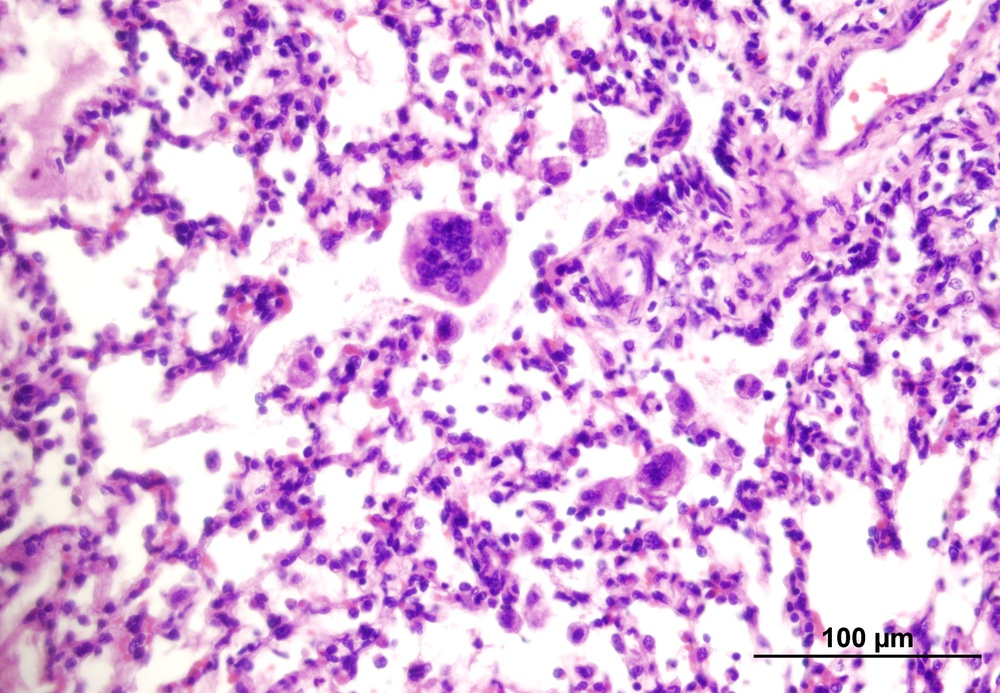
#> input picture 1.jpg, 1000 x 693 px, shrunk from 1535 x 1063 before the run
$ python image2RLE.py
#> lines starting #> are read from the running program, lines starting #| are printed output that depends on the picture
### zigzag.py
# Zigzag scan of a matrix
# Argument is a two-dimensional matrix of any size,
# not strictly a square one.
# Function returns a 1-by-(m*n) array,
# where m and n are sizes of an input matrix,
# consisting of its items scanned by a zigzag method.
#
# Matlab Code:
# Alexey S. Sokolov a.k.a. nICKEL, Moscow, Russia
# June 2007
# alex.nickel@gmail.com

import numpy as np

def zigzag(input):
    #initializing the variables
    #----------------------------------
    h = 0
    v = 0

    vmin = 0
    hmin = 0

    vmax = input.shape[0]
    hmax = input.shape[1]

    #print(vmax ,hmax )

    i = 0

    output = np.zeros(( vmax * hmax))
    #----------------------------------

    while ((v < vmax) and (h < hmax)):

        if ((h + v) % 2) == 0:                 # going up

            if (v == vmin):
            	#print(1)
                output[i] = input[v, h]        # if we got to the first line

                if (h == hmax):
                    v = v + 1
                else:
                    h = h + 1

                i = i + 1

            elif ((h == hmax -1 ) and (v < vmax)):   # if we got to the last column
            	#print(2)
            	output[i] = input[v, h]
            	v = v + 1
            	i = i + 1

            elif ((v > vmin) and (h < hmax -1 )):    # all other cases
            	#print(3)
            	output[i] = input[v, h]
            	v = v - 1
            	h = h + 1
            	i = i + 1


        else:                                    # going down

        	if ((v == vmax -1) and (h <= hmax -1)):       # if we got to the last line
        		#print(4)
        		output[i] = input[v, h]
        		h = h + 1
        		i = i + 1

        	elif (h == hmin):                  # if we got to the first column
        		#print(5)
        		output[i] = input[v, h]

        		if (v == vmax -1):
        			h = h + 1
        		else:
        			v = v + 1

        		i = i + 1

        	elif ((v < vmax -1) and (h > hmin)):     # all other cases
        		#print(6)
        		output[i] = input[v, h]
        		v = v + 1
        		h = h - 1
        		i = i + 1


        if ((v == vmax-1) and (h == hmax-1)):          # bottom right element
        	#print(7)
        	output[i] = input[v, h]
        	break

    #print ('v:',v,', h:',h,', i:',i)
    return output


# Inverse zigzag scan of a matrix
# Arguments are: a 1-by-m*n array,
# where m & n are vertical & horizontal sizes of an output matrix.
# Function returns a two-dimensional matrix of defined sizes,
# consisting of input array items gathered by a zigzag method.
#
# Matlab Code:
# Alexey S. Sokolov a.k.a. nICKEL, Moscow, Russia
# June 2007
# alex.nickel@gmail.com


# [80 lines left out: function inverse_zigzag, not called in this run]

### image2RLE.py
import cv2
import numpy as np
import math

# import zigzag functions
from zigzag import *


def get_run_length_encoding(image):
    i = 0
    skip = 0
    stream = []
    bitstream = ""
    image = image.astype(int)
    while i < image.shape[0]:
        if image[i] != 0:
            stream.append((image[i],skip))
            bitstream = bitstream + str(image[i])+ " " +str(skip)+ " "
            skip = 0
        else:
            skip = skip + 1
        i = i + 1

    return bitstream

# defining block size
block_size = 8

# Quantization Matrix
QUANTIZATION_MAT = np.array([[16,11,10,16,24,40,51,61],[12,12,14,19,26,58,60,55],[14,13,16,24,40,57,69,56 ],[14,17,22,29,51,87,80,62],[18,22,37,56,68,109,103,77],[24,35,55,64,81,104,113,92],[49,64,78,87,103,121,120,101],[72,92,95,98,112,100,103,99]])

# reading image in grayscale style
img = cv2.imread('1.jpg', cv2.IMREAD_GRAYSCALE)
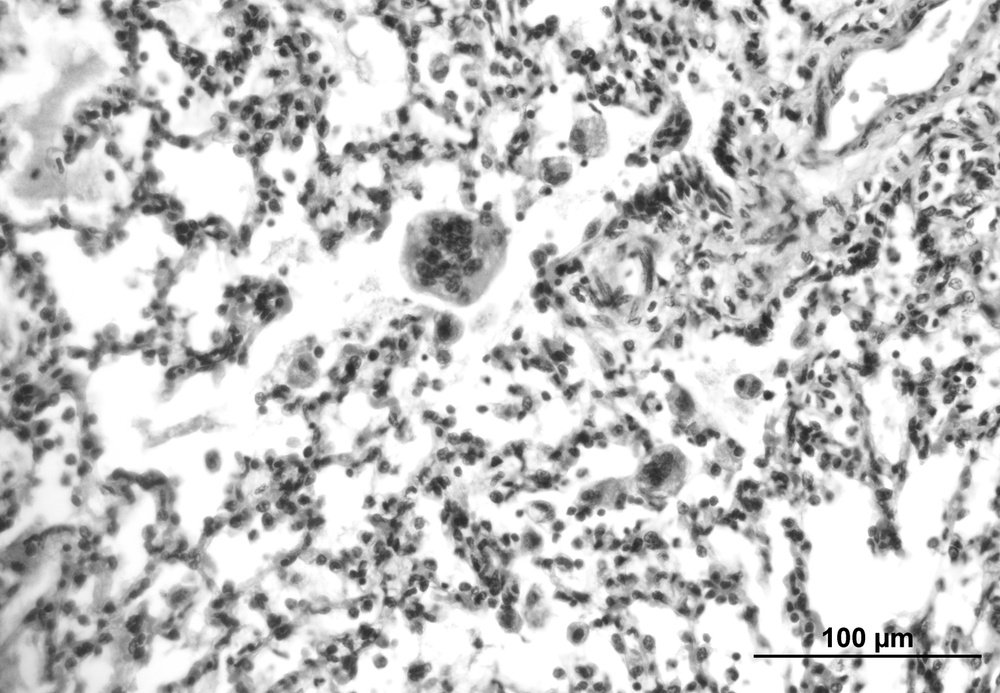
#> img: shape (693, 1000); min 0, max 255, mean 196.5

#You can try with this matrix to understand working of DCT
#img = np.array([[255,255,227,204,204,203,192,217],[215,189,167,166,160,135,167,244],[169,115,99,99,99,82,127,220],[146,90,86,88,84,63,195,189],[255,255,231,239,240,182,251,232],[255,255,21,245,226,169,229,247],[255,255,222,251,174,209,174,163],[255,255,221,184,205,248,249,220]])


# get size of the image
[h , w] = img.shape
#> h = 693; w = 1000


# No of blocks needed : Calculation

height = h
#> height = 693
width = w
#> width = 1000
h = np.float32(h)
w = np.float32(w)

nbh = math.ceil(h/block_size)
#> nbh = 87
nbh = np.int32(nbh)

nbw = math.ceil(w/block_size)
#> nbw = 125
nbw = np.int32(nbw)


# Pad the image, because sometime image size is not dividable to block size
# get the size of padded image by multiplying block size by number of blocks in height/width

# height of padded image
H =  block_size * nbh
#> H = 696

# width of padded image
W =  block_size * nbw
#> W = 1000

# create a numpy zero matrix with size of H,W
padded_img = np.zeros((H,W))

# [7 lines of commented-out code are left out]
padded_img[0:height,0:width] = img[0:height,0:width]
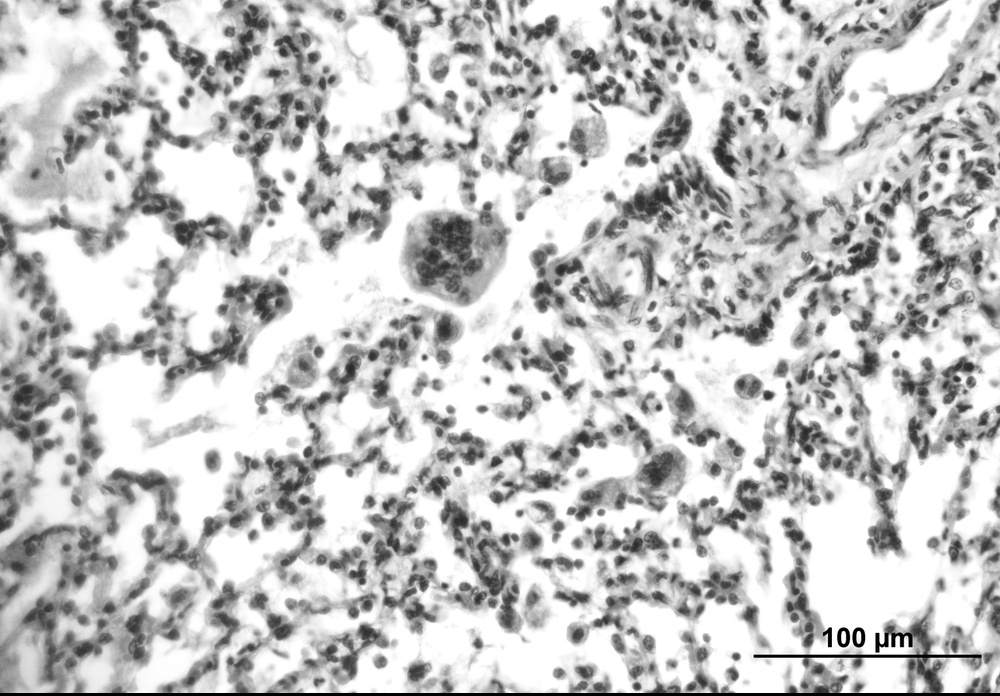
#> padded_img: shape (696, 1000) float64; min 0, max 255, mean 195.7

cv2.imwrite('uncompressed.bmp', np.uint8(padded_img))


# start encoding:
# divide image into block size by block size (here: 8-by-8) blocks
# To each block apply 2D discrete cosine transform
# reorder DCT coefficients in zig-zag order
# reshaped it back to block size by block size (here: 8-by-8)

for i in range(nbh):

        # Compute start and end row index of the block
        row_ind_1 = i*block_size
        row_ind_2 = row_ind_1+block_size

        for j in range(nbw):

            # Compute start & end column index of the block
            col_ind_1 = j*block_size
            col_ind_2 = col_ind_1+block_size

            block = padded_img[ row_ind_1 : row_ind_2 , col_ind_1 : col_ind_2 ]

            # apply 2D discrete cosine transform to the selected block
            DCT = cv2.dct(block)

            DCT_normalized = np.divide(DCT,QUANTIZATION_MAT).astype(int)

            # reorder DCT coefficients in zig zag order by calling zigzag function
            # it will give you a one dimentional array
            reordered = zigzag(DCT_normalized)

            # reshape the reorderd array back to (block size by block size) (here: 8-by-8)
            reshaped= np.reshape(reordered, (block_size, block_size))

            # copy reshaped matrix into padded_img on current block corresponding indices
            padded_img[row_ind_1 : row_ind_2 , col_ind_1 : col_ind_2] = reshaped
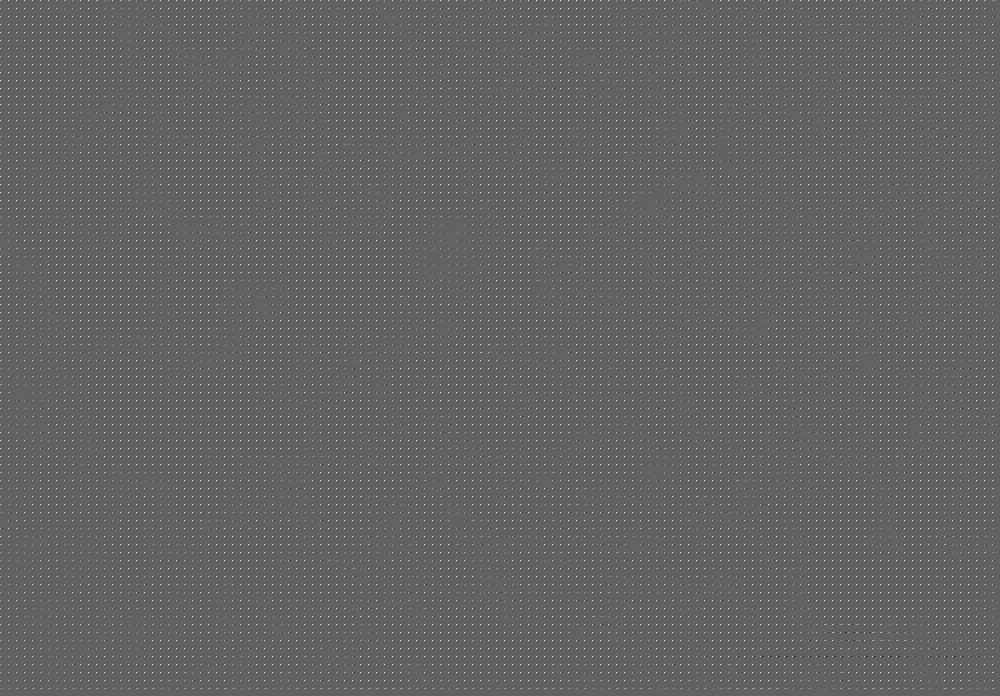
#> padded_img: shape (696, 1000) float64; min -80, max 127, mean 1.5; drawn with min black and max white

cv2.imshow('encoded image', np.uint8(padded_img))
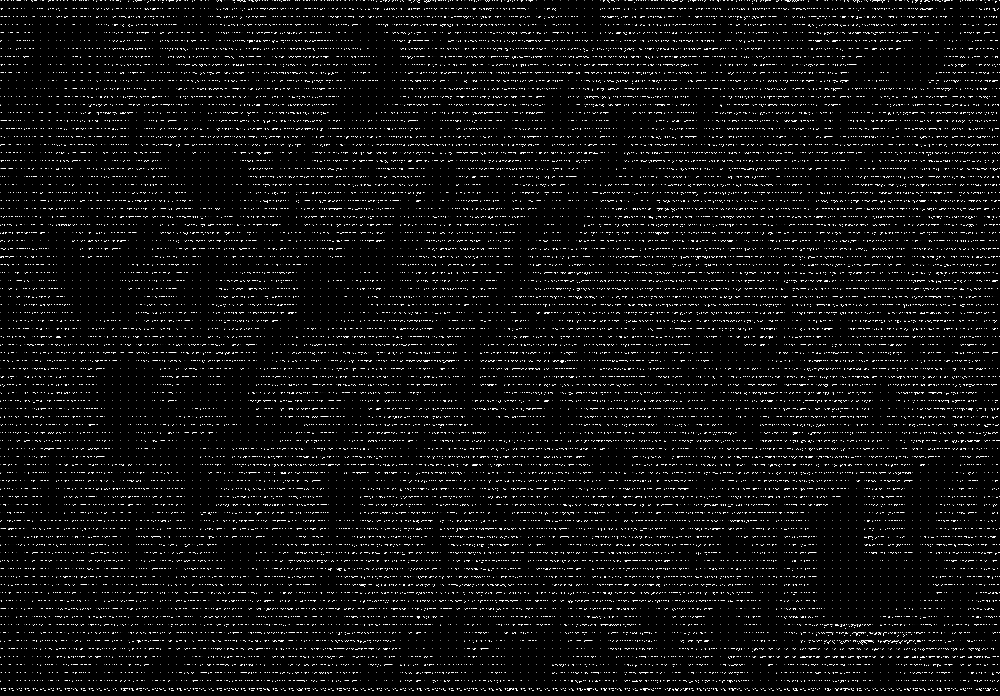
#> window 'encoded image': shape (696, 1000); min 0, max 255, mean 13.9

arranged = padded_img.flatten()

# Now RLE encoded data is written to a text file (You can check no of bytes in text file is very less than no of bytes in the image
# THIS IS COMPRESSION WE WANTED, NOTE THAT ITS JUST COMPRESSION DUE TO RLE, YOU CAN COMPRESS IT FURTHER USING HUFFMAN CODES OR MAY BE
# REDUCING MORE FREQUENCY COEFFICIENTS TO ZERO)

bitstream = get_run_length_encoding(arranged)

# Two terms are assigned for size as well, semicolon denotes end of image to reciever
bitstream = str(padded_img.shape[0]) + " " + str(padded_img.shape[1]) + " " + bitstream + ";"

# Written to image.txt
file1 = open("image.txt","w")
file1.write(bitstream)
file1.close()

cv2.waitKey(0)
cv2.destroyAllWindows()
